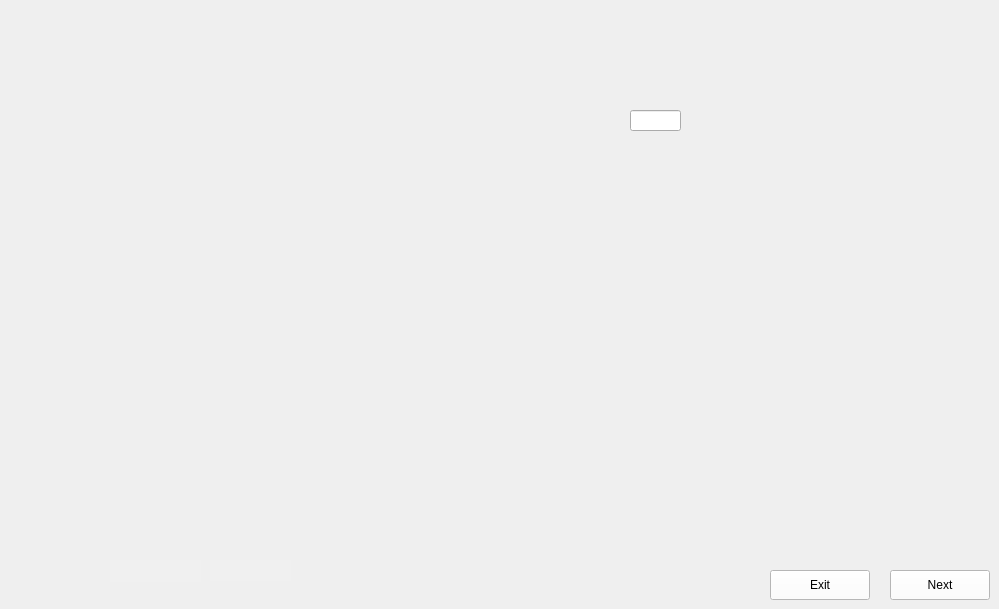
      <widget class="QWidget" name="DicePiezoWaferintoSubwafers0">
       <property name="styleSheet">
        <string notr="true">border-image: url(:/images/images/subwafer0.PNG);</string>
       </property>
       <widget class="QLineEdit" name="DicePiezoWaferintoSubwafers0_Data">
        <property name="enabled">
         <bool>true</bool>
        </property>
        <property name="geometry">
         <rect>
          <x>630</x>
          <y>110</y>
          <width>51</width>
          <height>21</height>
         </rect>
        </property>
        <property name="styleSheet">
         <string notr="true">color: rgb(0, 0, 0);
border-image:None;</string>
        </property>
        <property name="text">
         <string/>
        </property>
        <property name="maxLength">
         <number>32767</number>
        </property>
       </widget>
       <widget class="QPushButton" name="DicePiezoWaferintoSubwafers0_Back">
        <property name="geometry">
         <rect>
          <x>770</x>
          <y>570</y>
          <width>100</width>
          <height>30</height>
         </rect>
        </property>
        <property name="styleSheet">
         <string notr="true">QPushButton{
background-color: rgb(255, 255, 255);
height: 35px;
border-image:None;
}
QPushButton::hover{
background-color: rgb(0, 0, 255);
}
QPushButton:pressed{
padding-top:7px;
padding-top:7px;
}</string>
        </property>
        <property name="text">
         <string>Exit</string>
        </property>
        <property name="iconSize">
         <size>
          <width>20</width>
          <height>20</height>
         </size>
        </property>
        <property name="autoDefault">
         <bool>false</bool>
        </property>
       </widget>
       <widget class="QLineEdit" name="DicePiezoWaferintoSubwafers0_Dates">
        <property name="geometry">
         <rect>
          <x>110</x>
          <y>560</y>
          <width>91</width>
          <height>22</height>
         </rect>
        </property>
        <property name="styleSheet">
         <string notr="true">QLineEdit{
background-color: rgb(240, 240, 240);
border: none;
border-image:None;
}</string>
        </property>
       </widget>
       <widget class="QLineEdit" name="DicePiezoWaferintoSubwafers0_Initals">
        <property name="geometry">
         <rect>
          <x>210</x>
          <y>560</y>
          <width>81</width>
          <height>21</height>
         </rect>
        </property>
        <property name="styleSheet">
         <string notr="true">QLineEdit{
background-color: rgb(240, 240, 240);
border: none;
border-image:None;
}</string>
        </property>
       </widget>
       <widget class="QPushButton" name="DicePiezoWaferintoSubwafers0_Next">
        <property name="geometry">
         <rect>
          <x>890</x>
          <y>570</y>
          <width>100</width>
          <height>30</height>
         </rect>
        </property>
        <property name="styleSheet">
         <string notr="true">QPushButton{
background-color: rgb(255, 255, 255);
height: 35px;
border-image:None;
}
QPushButton::hover{
background-color: rgb(0, 0, 255);
}
QPushButton:pressed{
padding-top:7px;
padding-top:7px;
}</string>
        </property>
        <property name="text">
         <string>Next</string>
        </property>
        <property name="iconSize">
         <size>
          <width>20</width>
          <height>20</height>
         </size>
        </property>
        <property name="autoDefault">
         <bool>false</bool>
        </property>
       </widget>
      </widget>
